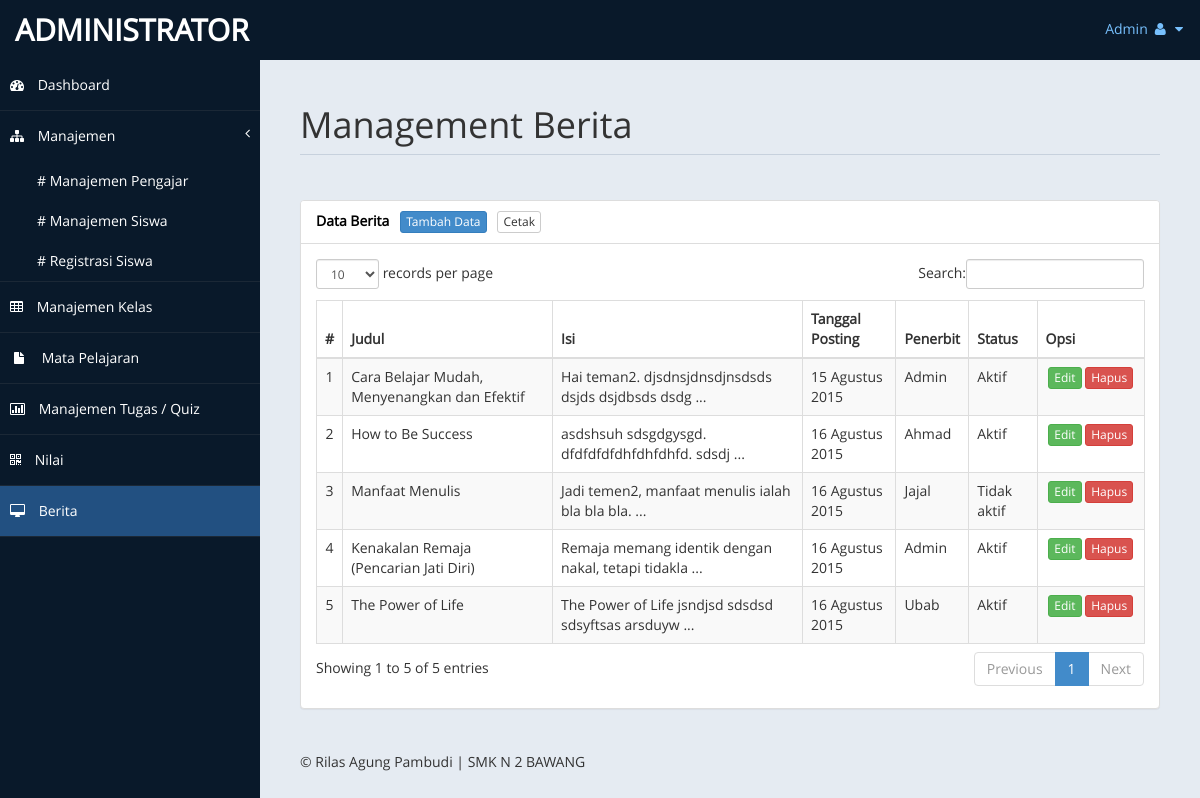
The page /admin/index.php?page=berita (signed in) on the database as committed earlier.
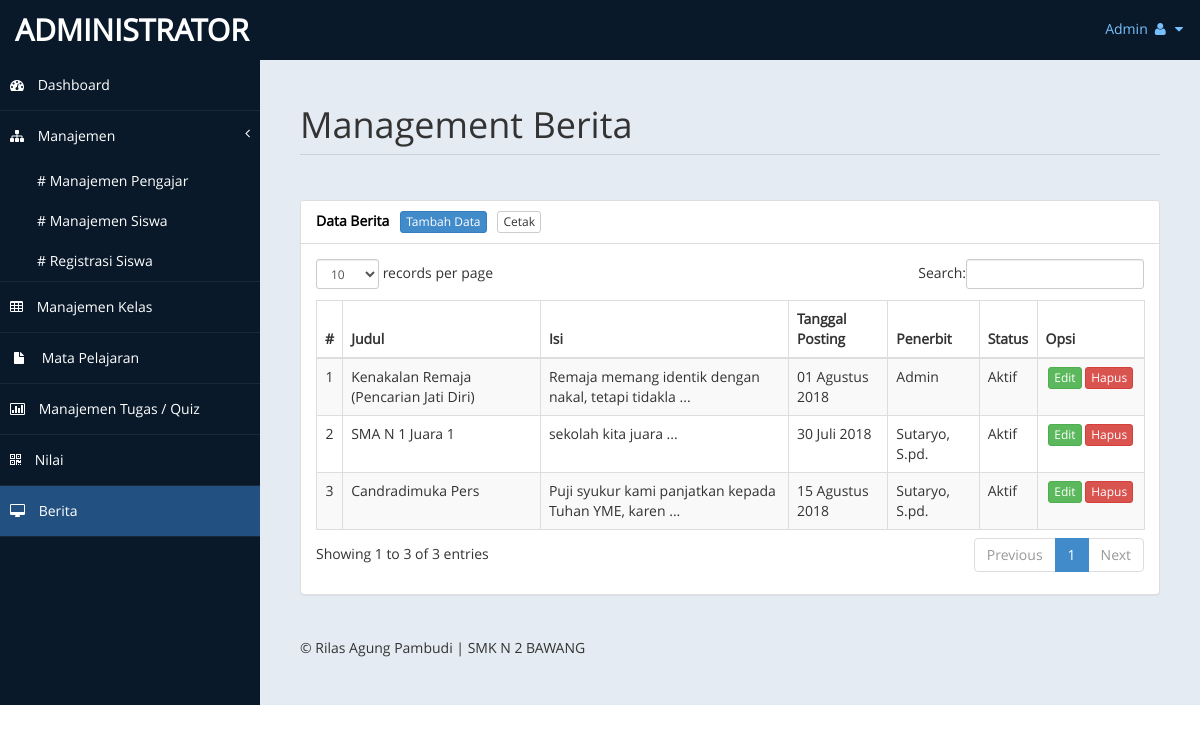
The same page on the database as committed later.
### tables this page shows
CREATE TABLE `tb_berita` (
  `id_berita` int(11) NOT NULL,
  `judul` text NOT NULL,
  `isi` longtext NOT NULL,
  `tgl_posting` date NOT NULL,
  `penerbit` varchar(10) NOT NULL,
  `status` enum('aktif','tidak aktif') NOT NULL
);

CREATE TABLE `tb_pengajar` (
  `id_pengajar` int(11) NOT NULL,
  `nip` varchar(20) NOT NULL,
  `nama_lengkap` varchar(50) NOT NULL,
  `tempat_lahir` varchar(20) DEFAULT NULL,
  `tgl_lahir` date DEFAULT NULL,
  `jenis_kelamin` enum('L','P') DEFAULT NULL,
  `agama` varchar(20) DEFAULT NULL,
  `no_telp` varchar(15) DEFAULT NULL,
  `email` varchar(100) DEFAULT NULL,
  `alamat` text,
  `jabatan` varchar(20) DEFAULT NULL,
  `foto` varchar(100) DEFAULT NULL,
  `web` varchar(60) DEFAULT NULL,
  `username` varchar(40) NOT NULL,
  `password` varchar(40) NOT NULL,
  `pass` varchar(40) NOT NULL,
  `status` enum('aktif','tidak aktif') NOT NULL,
  `mapel` varchar(100) NOT NULL
);

### +koneksi.php (called while the page is built, shortened)
<?php
function tgl_indo($tgl) {
	$tanggal = substr($tgl,8,2);
	$bulan = getBulan(substr($tgl,5,2));
	$tahun = substr($tgl,0,4);
	return $tanggal.' '.$bulan.' '.$tahun;
}
function getBulan($bln){
	switch ($bln){
		case 7:
			return "Juli";
			break;
		case 8:
			return "Agustus";
			break;
	}
}
?>

### admin/inc/berita.php (the view, shortened to what the changed rows need)
<div class="row">
    <div class="col-md-12">
        <h1 class="page-header">Management Berita</h1>
    </div>
</div>
<?php
if(@$_GET['action'] == '') { ?>
	<div class="row">
		<div class="col-md-12">
	        <div class="panel panel-default">
	            <div class="panel-heading">Data Berita &nbsp; <a href="?page=berita&action=tambah" class="btn btn-primary btn-xs">Tambah Data</a> &nbsp; <a href="./laporan/cetak.php?data=berita" target="_blank" class="btn btn-default btn-xs">Cetak</a></div>
	            <div class="panel-body">
	                <div class="table-responsive">
	                    <table class="table table-striped table-bordered table-hover" id="databerita">
	                        <thead>
	                            <tr>
	                                <th>#</th>
	                                <th>Judul</th>
	                                <th>Isi</th>
	                                <th>Tanggal Posting</th>
	                                <th>Penerbit</th>
	                                <th>Status</th>
	                                <th>Opsi</th>
	                            </tr>
	                        </thead>
	                        <tbody>
							<?php
	                        $no = 1;
	                        if(@$_SESSION['admin']) {
		                        $sql_berita = mysqli_query($db, "SELECT * FROM tb_berita") or die($db->error);
	                        } else if(@$_SESSION['pengajar']) {
	                        	$sql_berita = mysqli_query($db, "SELECT * FROM tb_berita WHERE penerbit = '$_SESSION[pengajar]'") or die($db->error);
	                        }
	                        if(mysqli_num_rows($sql_berita) > 0) {
	                        	while($data_berita = mysqli_fetch_array($sql_berita)) { ?>
									<tr>
										<td align="center"><?php echo $no++; ?></td>
										<td><?php echo $data_berita['judul']; ?></td>
										<td><?php echo substr($data_berita['isi'], 0, 50)." ..."; ?></td>
										<td><?php echo tgl_indo($data_berita['tgl_posting']); ?></td>
										<td>
											<?php
											if($data_berita['penerbit'] == 'admin') {
												echo "Admin";
											} else {
												$sql_pengajar = mysqli_query($db, "SELECT * FROM tb_pengajar WHERE id_pengajar = '$data_berita[penerbit]'") or die($db->error);
												$data_pengajar = mysqli_fetch_array($sql_pengajar);
												echo $data_pengajar['nama_lengkap'];
											} ?>
										</td>
										<td><?php echo ucfirst($data_berita['status']); ?></td>
										<td align="center" width="90px">
											<a href="?page=berita&action=edit&id=<?php echo $data_berita['id_berita']; ?>" class="btn btn-success btn-xs">Edit</a>
	                                        <a onclick="return confirm('Yakin akan menghapus data?');" href="?page=berita&action=hapus&id=<?php echo $data_berita['id_berita']; ?>" class="btn btn-danger btn-xs">Hapus</a>
                                        </td>
									</tr>
								<?php
	                        	}
	                        } else {
	                        	echo '<tr><td colspan="7" align="center">Data tidak ditemukan</td></tr>';
	                        } ?>
	                        </tbody>
	                    </table>
	                </div>
	            </div>
	        </div>
	    </div>
	</div>
<?php
} else if(@$_GET['action'] == 'tambah') { ?>
	<div class="row">
		<div class="col-md-6">
            <div class="panel panel-default">
                <div class="panel-heading">Tambah Berita &nbsp; <a href="?page=berita" class="btn btn-warning btn-xs">Kembali</a></div>
                <div class="panel-body">
                	<form method="post">
                    	<div class="form-group">
                            <label>Judul *</label>
                            <input type="text" name="judul" class="form-control" required />
                        </div>
                        <div class="form-group">
                            <label>Isi *</label>
                            <textarea name="isi" class="form-control" rows="15" required></textarea>
                        </div>
                        <div class="form-group">
                            <label>Status Terbit</label>
                            <select name="status" class="form-control">
								<option value="aktif">Aktif</option>
								<option value="tidak aktif">Tidak Aktif</option>
                            </select>
                        </div>
                        <div class="form-group">
	                        <input type="submit" name="simpan" value="Simpan" class="btn btn-success" />
	                        <button type="reset" class="btn btn-danger"><i class="fa fa-refresh"></i> Reset</button>
                        </div>
                    </form>
                    <?php
                    if(@$_POST['simpan']) {
                    	$judul = @mysqli_real_escape_string($db, $_POST['judul']);
                    	$isi = @mysqli_real_escape_string($db, $_POST['isi']);
                    	$status = @mysqli_real_escape_string($db, $_POST['status']);
                    	if(@$_SESSION[admin]) {
                            mysqli_query($db, "INSERT INTO tb_berita VALUES('', '$judul', '$isi', now(), 'admin', '$status')") or die ($db->error);
                        } else if(@$_SESSION[pengajar]) {
                        	mysqli_query($db, "INSERT INTO tb_berita VALUES('', '$judul', '$isi', now(), '$_SESSION[pengajar]', '$status')") or die ($db->error);
                        }
                        echo '<script>window.location="?page=berita";</script>';
                    } ?>
                </div>
            </div>
        </div>
    </div>
<?php
} else if(@$_GET['action'] == 'edit') { ?>
	<div class="row">
		<div class="col-md-6">
            <div class="panel panel-default">
                <div class="panel-heading">Edit Berita &nbsp; <a href="?page=berita" class="btn btn-warning btn-xs">Kembali</a></div>
                <div class="panel-body">
                <?php
                $sql_beritaID = mysqli_query($db, "SELECT * FROM tb_berita WHERE id_berita = '$_GET[id]'") or die($db->error);
                $data_beritaID = mysqli_fetch_array($sql_beritaID); ?>
                	<form method="post">
                    	<div class="form-group">
                            <label>Judul *</label>
                            <input type="text" name="judul" value="<?php echo $data_beritaID['judul']; ?>" class="form-control" required />
                        </div>
                        <div class="form-group">
                            <label>Isi *</label>
                            <textarea name="isi" class="form-control" rows="15" required><?php echo $data_beritaID['isi']; ?></textarea>
                        </div>
                        <div class="form-group">
                            <label>Status Terbit</label>
                            <select name="status" class="form-control">
								<option value="aktif">Aktif</option>
								<option value="tidak aktif" <?php if($data_beritaID['status'] == 'tidak aktif') { echo "selected"; } ?>>Tidak Aktif</option>
                            </select>
                        </div>
                        <div class="form-group">
	                        <input type="submit" name="simpan" value="Simpan" class="btn btn-success" />
	                        <button type="reset" class="btn btn-danger"><i class="fa fa-refresh"></i> Reset</button>
                        </div>
                    </form>
                    <?php
                    if(@$_POST['simpan']) {
                    	$judul = @mysqli_real_escape_string($db, $_POST['judul']);
                    	$isi = @mysqli_real_escape_string($db, $_POST['isi']);
                    	$status = @mysqli_real_escape_string($db, $_POST['status']);
                        mysqli_query($db, "UPDATE tb_berita SET judul = '$judul', isi = '$isi', status = '$status' WHERE id_berita = '$_GET[id]'") or die ($db->error);
                    	echo '<script>window.location="?page=berita";</script>';
                    } ?>
                </div>
            </div>
        </div>
    </div>
<?php
} else if(@$_GET['action'] == 'hapus') {
	mysqli_query($db, "DELETE FROM tb_berita WHERE id_berita = '$_GET[id]'") or die($db->error);
	echo '<script>window.location="?page=berita";</script>';
} ?>

Rows that differ between the two databases and show on the page:
removed tb_berita: judul "Cara Belajar Mudah, Menyenangkan dan Efektif", isi "Hai teman2. djsdnsjdnsdjnsdsds dsjds dsjdbsds dsdg", tgl_posting "15 Agustus 2015", penerbit "Admin", status "Aktif"
removed tb_berita: judul "How to Be Success", isi "asdshsuh sdsgdgysgd. dfdfdfdfdhfdhfdhfd. sdsdj", tgl_posting "16 Agustus 2015", tb_pengajar.nama_lengkap "Ahmad", status "Aktif"
removed tb_berita: judul "Manfaat Menulis", isi "Jadi temen2, manfaat menulis ialah bla bla bla.", tgl_posting "16 Agustus 2015", tb_pengajar.nama_lengkap "Jajal", status "Tidak aktif"
removed tb_berita: judul "The Power of Life", isi "The Power of Life jsndjsd sdsdsd sdsyftsas arsduyw", tgl_posting "16 Agustus 2015", tb_pengajar.nama_lengkap "Ubab", status "Aktif"
changed tb_berita "Kenakalan Remaja (Pencarian Jati Diri)": tgl_posting "16 Agustus 2015" → "01 Agustus 2018"
added tb_berita: judul "SMA N 1 Juara 1", isi "sekolah kita juara", tgl_posting "30 Juli 2018", tb_pengajar.nama_lengkap "Sutaryo, S.pd.", status "Aktif"
added tb_berita: judul "Candradimuka Pers", isi "Puji syukur kami panjatkan kepada Tuhan YME, karen", tgl_posting "15 Agustus 2018", tb_pengajar.nama_lengkap "Sutaryo, S.pd.", status "Aktif"
Other text that changed with them:
text written by a page script: "records per page Search: Showing 1 to 5 of 5 entries Previous 1 Next" → "records per page Search: Showing 1 to 3 of 3 entries Previous 1 Next"
